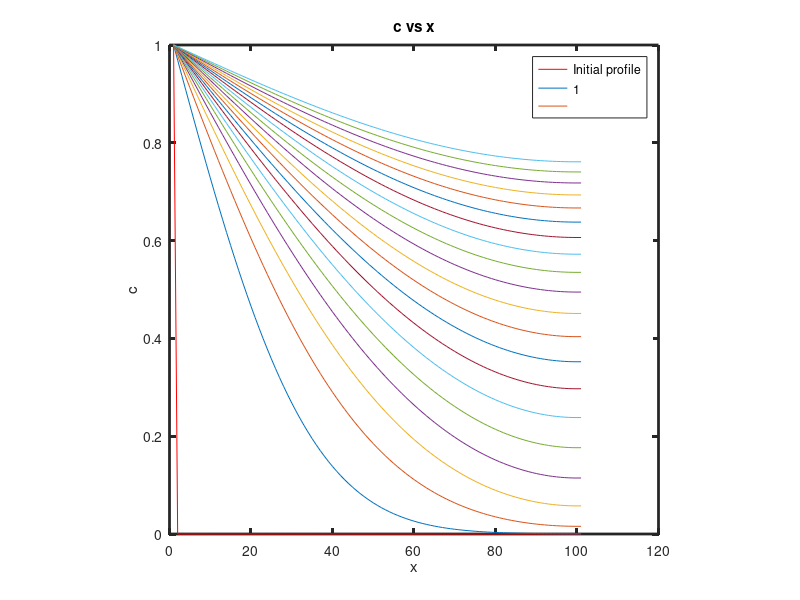

The MATLAB source for this figure:
%Clean the figure and clear all data
clf
clear all

%Define parameters
delt=0.1;
delx=0.5;
D=1.0;
alpha=D*delt/(delx*delx);

%Set the initial profile
c=zeros(101,1);
c(1)=1.0;

%Plot the initial profile
plot(c, 'r-');
xlabel('x')
ylabel('c')
title('c vs x')

%Get handle
ax=gca;
set(ax,'linewidth',2.0);
axis('square');

%Hold the plot for future
hold on

%Evolve the composition and plot
for k=1:20
for j=1:500
for i=2:100
c(i)=c(i)*(1-2*alpha) + alpha*(c(i-1)+c(i+1));
endfor
c(101) = c(i)*(1-2*alpha) + 2*alpha*c(i-1);
endfor
plot(c)
endfor
l=[''];
for i=1:18
l=[l ''];
endfor
legend('Initial profile', '1', l.');
%Save figure
print ('explicit_no_flux.png', '-dpng');
